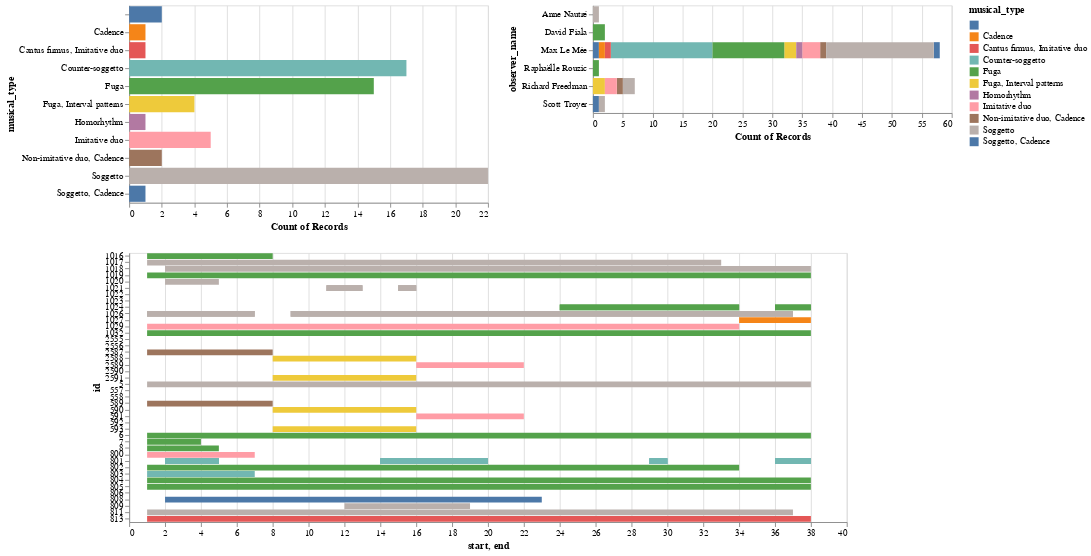

The notebook cell this image was saved under:
### Code cell
viz.plot_relationship_heatmap(df_relationships_test, 'model_observation.ema', category1='musical_type', category0='observer.name', option=1, heat_map_width=800,
                              heat_map_height=300)
